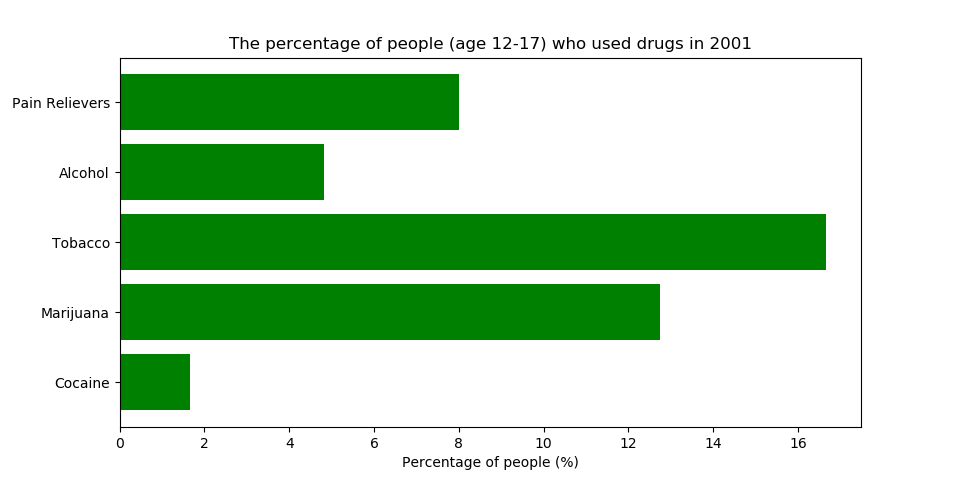

Here is the Python script that generated this plot:
import matplotlib.pyplot as plt
plt.rcdefaults()
import numpy as np
import matplotlib.pyplot as plt
import drugs

# Some data
list_of_report = drugs.get_reports()

pain_relievers = list_of_report[0]["Rates"]["Pain Relievers Abuse Past Year"]["12-17"]
alcohol = list_of_report[0]["Rates"]["Alcohol"]["Abuse Past Year"]["12-17"]
tobacco = list_of_report[0]["Rates"]["Tobacco"]["Use Past Month"]["12-17"]
marijuana = list_of_report[0]["Rates"]["Marijuana"]["Used Past Year"]["12-17"]
cocaine = list_of_report[0]["Rates"]["Illicit Drugs"]["Cocaine Used Past Year"]["12-17"]

plt.rcdefaults()
fig, ax = plt.subplots()

# Example data
people = ('Pain Relievers', 'Alcohol', 'Tobacco', 'Marijuana', 'Cocaine')
y_pos = np.arange(len(people))
performance = pain_relievers, alcohol, tobacco, marijuana, cocaine
error = np.random.rand(len(people))

ax.barh(y_pos, performance, xerr=0, align='center',
        color='green')
ax.set_yticks(y_pos)
ax.set_yticklabels(people)
ax.invert_yaxis()  # labels read top-to-bottom
ax.set_xlabel('Percentage of people (%)')
ax.set_title('The percentage of people (age 12-17) who used drugs in 2001')

plt.show()
